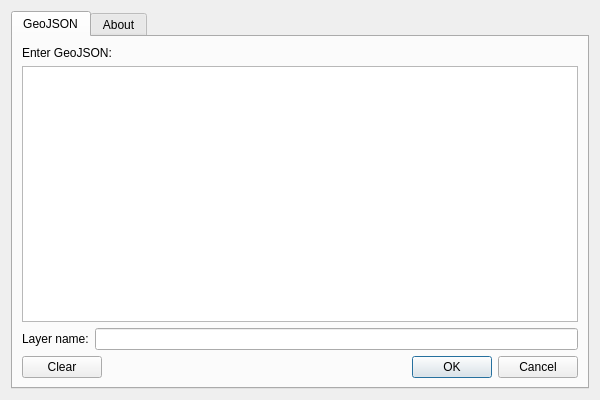
<?xml version="1.0" encoding="UTF-8"?>
<ui version="4.0">
 <class>QuickGeoJSON</class>
 <widget class="QDialog" name="QuickGeoJSON">
  <property name="geometry">
   <rect>
    <x>0</x>
    <y>0</y>
    <width>600</width>
    <height>400</height>
   </rect>
  </property>
  <property name="windowTitle">
   <string>Quick GeoJSON</string>
  </property>
  <layout class="QVBoxLayout" name="verticalLayout">
   <item>
    <widget class="QTabWidget" name="tabWidget">
     <property name="currentIndex">
      <number>0</number>
     </property>
     <widget class="QWidget" name="tab">
      <attribute name="title">
       <string>GeoJSON</string>
      </attribute>
      <layout class="QVBoxLayout" name="verticalLayout_2">
       <item>
        <layout class="QHBoxLayout" name="horizontalLayout_4">
         <item>
          <widget class="QLabel" name="lblGeoJson">
           <property name="text">
            <string>Enter GeoJSON:</string>
           </property>
          </widget>
         </item>
        </layout>
       </item>
       <item>
        <widget class="QPlainTextEdit" name="txtGeoJson"/>
       </item>
       <item>
        <layout class="QHBoxLayout" name="horizontalLayout_3">
         <item>
          <widget class="QLabel" name="lblLayerName">
           <property name="text">
            <string>Layer name:</string>
           </property>
          </widget>
         </item>
         <item>
          <widget class="QLineEdit" name="txtLayerName"/>
         </item>
        </layout>
       </item>
       <item>
        <layout class="QHBoxLayout" name="horizontalLayout_6"/>
       </item>
       <item>
        <layout class="QHBoxLayout" name="horizontalLayout_2">
         <item>
          <widget class="QPushButton" name="btnClear">
           <property name="text">
            <string>Clear</string>
           </property>
          </widget>
         </item>
         <item>
          <spacer name="horizontalSpacer">
           <property name="orientation">
            <enum>Qt::Horizontal</enum>
           </property>
           <property name="sizeHint" stdset="0">
            <size>
             <width>40</width>
             <height>20</height>
            </size>
           </property>
          </spacer>
         </item>
         <item>
          <widget class="QDialogButtonBox" name="buttonBox">
           <property name="orientation">
            <enum>Qt::Horizontal</enum>
           </property>
           <property name="standardButtons">
            <set>QDialogButtonBox::Cancel|QDialogButtonBox::Ok</set>
           </property>
          </widget>
         </item>
        </layout>
       </item>
      </layout>
     </widget>
     <widget class="QWidget" name="tab_2">
      <attribute name="title">
       <string>About</string>
      </attribute>
      <layout class="QVBoxLayout" name="verticalLayout_3">
       <item>
        <layout class="QHBoxLayout" name="horizontalLayout_5">
         <item>
          <widget class="QLabel" name="label_2">
           <property name="text">
            <string>&lt;html&gt;

  &lt;body&gt;
    &lt;p&gt;&lt;span style=&quot; font-size:xx-large; font-weight:600;&quot;&gt;Quick GeoJSON &lt;/span&gt;&lt;/p&gt;
    &lt;p&gt;A plugin for quick GeoJSON visualisation.&lt;/p&gt;
    &lt;p&gt;&lt;a href=&quot;https://github.com/mtrcn/quick-geojson&quot;&gt;Source Code&lt;/a&gt;&lt;/p&gt;
    &lt;p&gt;Developed by &lt;a href=&quot;https://mete.dev&quot;&gt;Mete Ercan Pakdil&lt;/a&gt;&lt;/p&gt;
  &lt;/body&gt;

&lt;/html&gt;</string>
           </property>
           <property name="alignment">
            <set>Qt::AlignLeading|Qt::AlignLeft|Qt::AlignTop</set>
           </property>
           <property name="wordWrap">
            <bool>true</bool>
           </property>
           <property name="openExternalLinks">
            <bool>true</bool>
           </property>
          </widget>
         </item>
        </layout>
       </item>
      </layout>
     </widget>
    </widget>
   </item>
   <item>
    <layout class="QHBoxLayout" name="horizontalLayout"/>
   </item>
  </layout>
 </widget>
 <resources/>
 <connections>
  <connection>
   <sender>buttonBox</sender>
   <signal>accepted()</signal>
   <receiver>QuickGeoJSON</receiver>
   <slot>accept()</slot>
   <hints>
    <hint type="sourcelabel">
     <x>248</x>
     <y>254</y>
    </hint>
    <hint type="destinationlabel">
     <x>157</x>
     <y>274</y>
    </hint>
   </hints>
  </connection>
  <connection>
   <sender>buttonBox</sender>
   <signal>rejected()</signal>
   <receiver>QuickGeoJSON</receiver>
   <slot>reject()</slot>
   <hints>
    <hint type="sourcelabel">
     <x>316</x>
     <y>260</y>
    </hint>
    <hint type="destinationlabel">
     <x>286</x>
     <y>274</y>
    </hint>
   </hints>
  </connection>
 </connections>
</ui>
